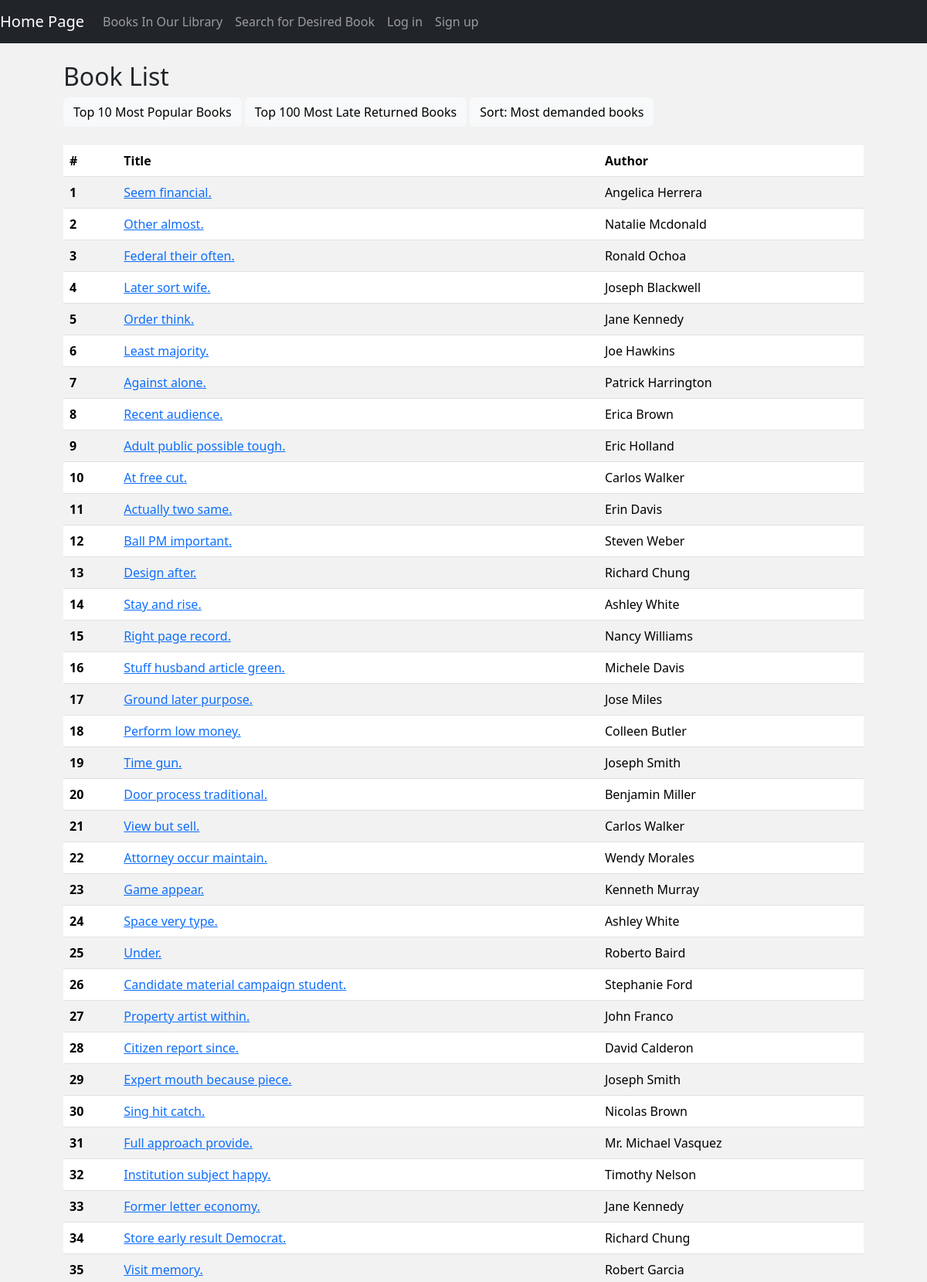
The page /books/ (upper part) on the database its author committed.
### booklibrary/models.py (models this page shows, shortened)
class Book(models.Model):
    author = models.ForeignKey(Author, on_delete=models.CASCADE, null=True, verbose_name='Author')
    category = models.ManyToManyField(Category, verbose_name='Category')
    title = models.CharField(max_length=100, verbose_name='Title')
    publication_date = models.DateField(verbose_name='Publication Date')
    stock = models.IntegerField(verbose_name='Stock')
    notify_when_available = models.BooleanField(default=False)
    class Meta:
      verbose_name = "Book"
      verbose_name_plural = "Books"

class Author(models.Model):
    full_name = models.CharField(max_length=100, verbose_name='Full Name')
    class Meta:
        verbose_name = 'Author'
        verbose_name_plural = 'Authors'

### booklibrary/views.py (the view)
# urls.py: path('books/', views.book_list, name='book_list'),
def book_list(request):
    books_list = Book.objects.all()
    paginator = Paginator(books_list, 50)
    page = request.GET.get('page')
    books = paginator.get_page(page)
    return render(request, 'book_list.html', {'books': books})

### booklibrary/templates/book_list.html (shortened to what this page needs)
{% extends 'base.html' %}
    {% block content %}
    <div class="container mt-4">
        <h2>Book List</h2>
        <a href="{% url 'most_popular_books' %}"><button type="button" class="btn btn-light">Top 10 Most Popular Books</button></a>
        <a href="{% url 'most_late_books' %}"><button type="button" class="btn btn-light">Top 100 Most Late Returned Books</button></a>
        <a href="{% url 'in_demand' %}"><button type="button" class="btn btn-light">Sort: Most demanded books</button></a>
        <br>
        <br>
        <table class="table table-striped">
            <thead>
                <tr>
                    <th scope="col">#</th>
                    <th scope="col">Title</th>
                    <th scope="col">Author</th>
                </tr>
            </thead>
            <tbody>
                {% for book in books %}
                    <tr>
                        <th scope="row">{{ forloop.counter }}</th>
                        <td><a href="{% url 'book_detail' book.id %}">{{ book.title }}</a></td>
                        <td>{{ book.author.full_name }}</td>
                    </tr>
                {% endfor %}
            </tbody>
        </table>
    </div>
    {% endblock %}

### booklibrary/templates/base.html (style rules this page uses)
body { background-color: #f0f0f0d5; }

### rows shown on the page
Book: title "Seem financial.", author.full_name "Angelica Herrera"
Book: title "Other almost.", author.full_name "Natalie Mcdonald"
Book: title "Federal their often.", author.full_name "Ronald Ochoa"
Book: title "Later sort wife.", author.full_name "Joseph Blackwell"
Book: title "Order think.", author.full_name "Jane Kennedy"
Book: title "Least majority.", author.full_name "Joe Hawkins"
Book: title "Against alone.", author.full_name "Patrick Harrington"
Book: title "Recent audience.", author.full_name "Erica Brown"
Book: title "Adult public possible tough.", author.full_name "Eric Holland"
Book: title "At free cut.", author.full_name "Carlos Walker"
Book: title "Actually two same.", author.full_name "Erin Davis"
Book: title "Ball PM important.", author.full_name "Steven Weber"
Book: title "Design after.", author.full_name "Richard Chung"
Book: title "Stay and rise.", author.full_name "Ashley White"
Book: title "Right page record.", author.full_name "Nancy Williams"
Book: title "Stuff husband article green.", author.full_name "Michele Davis"
Book: title "Ground later purpose.", author.full_name "Jose Miles"
Book: title "Perform low money.", author.full_name "Colleen Butler"
Book: title "Time gun.", author.full_name "Joseph Smith"
Book: title "Door process traditional.", author.full_name "Benjamin Miller"
Book: title "View but sell.", author.full_name "Carlos Walker"
Book: title "Attorney occur maintain.", author.full_name "Wendy Morales"
Book: title "Game appear.", author.full_name "Kenneth Murray"
Book: title "Space very type.", author.full_name "Ashley White"
Book: title "Under.", author.full_name "Roberto Baird"
Book: title "Candidate material campaign student.", author.full_name "Stephanie Ford"
Book: title "Property artist within.", author.full_name "John Franco"
Book: title "Citizen report since.", author.full_name "David Calderon"
Book: title "Expert mouth because piece.", author.full_name "Joseph Smith"
Book: title "Sing hit catch.", author.full_name "Nicolas Brown"
Book: title "Full approach provide.", author.full_name "Mr. Michael Vasquez"
Book: title "Institution subject happy.", author.full_name "Timothy Nelson"
Book: title "Former letter economy.", author.full_name "Jane Kennedy"
Book: title "Store early result Democrat.", author.full_name "Richard Chung"
Book: title "Visit memory.", author.full_name "Robert Garcia"
